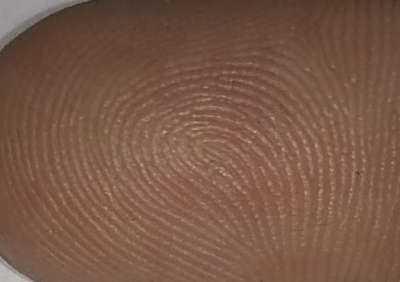
%> input picture niREP.png, 400 x 282 px
$ octave Main.m   (GNU Octave 9; MATLAB toolbox functions it lacks are replaced by stand-ins)
%> lines starting %> are read from the running program, lines starting %| are printed output that depends on the picture; in (x1, y1, x2, y2) boxes, pixels count from 0 and x2, y2 are one past the last pixel; in counts of white or black regions, pixels touching at a corner belong together; the program's own positions count from 1
clc;
clear all;
close all;
disp('Process start....');

% Image Reading (Fixed File Path)
FilePath = 'E:\Blood Group Detection using Fingerprint\Blood Group Detection\niREP.png';
disp('The Image File Location is:');
disp(FilePath);
[DataImg, map] = imread(FilePath);
%> DataImg is the input picture: size 282x400x3 uint8; mean R, G, B 121.6, 87.7, 72.1
%> map = []
figure, imshow(DataImg, map);
title('Original Image');

% Calculating Height and Width of the Image
[ImH, ImW, Cdata] = size(DataImg);
%> ImH = 282; ImW = 400; Cdata = 3
if (Cdata == 3)
    DataImg = rgb2gray(DataImg);  % Fixed rgb2gray function
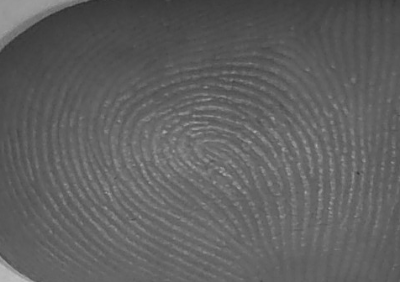
%> DataImg: size 282x400 uint8; min 45, max 191, mean 96.1
end
disp('Height:');
disp(ImH);
%| 282
disp('Width:');
disp(ImW);
%| 400

% Image Preprocessing Stage
I = DataImg;

% Canny Edge Detection
[~, threshold] = edge(I, 'canny');
%> threshold = [0.0633 0.158]
fudgeFactor = 0.5;
Cedge = edge(I, 'Canny', threshold * fudgeFactor);
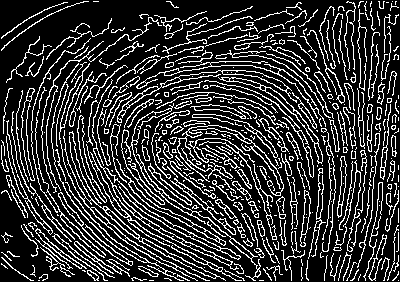
%> Cedge: size 282x400 logical; 21.2% white in thin lines or dots
figure, imshow(Cedge);
title('Edge Detection (Canny)');

% Dilation
se90 = strel('line', 3, 90);
se0 = strel('line', 3, 0);
Cedgedil = imdilate(Cedge, [se90 se0]);
%> Cedgedil: size 282x400 logical; 66.8% white; 1227 black regions (1044 under 20 px), largest, box (x1, y1, x2, y2) and area: (0, 0, 353, 141) 8610, (0, 193, 93, 282) 2217, (361, 0, 400, 144) 1346
figure, imshow(Cedgedil);
title('Dilated Edge Mask');

% Filling Holes
Cedgefill = imfill(Cedgedil, 'holes');
%> Cedgefill: size 282x400 logical; 85.7% white; 57 black regions (36 under 20 px), largest, box (x1, y1, x2, y2) and area: (0, 0, 353, 141) 8173, (0, 193, 93, 282) 2210, (0, 0, 82, 48) 1317
figure, imshow(Cedgefill);
title('Dilated Edge with Filled Holes');

% Extracting the Largest Connected Component
B = strel('square', 15);
A = Cedgefill;
CC = bwconncomp(A);
%> CC = 10 connected components
numPixels = cellfun(@numel, CC.PixelIdxList);
%> numPixels = [308 404 95018 104 403 87 24 65 221 21]
[biggest, idx] = max(numPixels);
%> biggest = 95018; idx = 3
I(CC.PixelIdxList{idx}) = 0;
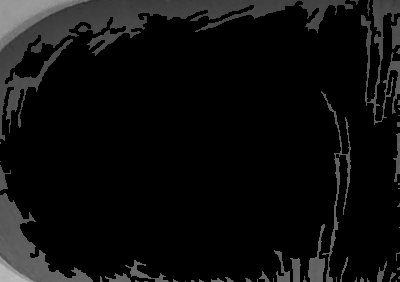
%> I: size 282x400 uint8; min 0, max 191, mean 13.7

% Thresholding
Dfinal = zeros(ImH, ImW);
for i = 1:ImH
    for j = 1:ImW
        if (I(i, j) == 0)
            Dfinal(i, j) = DataImg(i, j);
        else
            Dfinal(i, j) = 0;
        end
    end
end

figure, imshow(uint8(Dfinal));
title('Largest Connected Component');

% Labeling Connected Components
[Ilabel, num] = bwlabel(Dfinal);
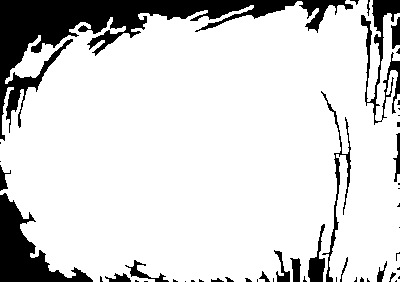
%> Ilabel: size 282x400 double; values 0 (black) and 1 (white), 84.2% white; 50 black regions (31 under 20 px)
%> num = 1
Iprops = regionprops(Ilabel, 'BoundingBox');
%> Iprops = 1 region; box (x1, y1, x2, y2): (0, 0, 400, 282)
Ibox = Iprops.BoundingBox;
%> Ibox = [0.5 0.5 400 282]
Icrop = imcrop(DataImg, Ibox);
Icropsize = imresize(Icrop, [ImH, ImW]);
figure, imshow(uint8(Icropsize));
title('Cropped and Resized Image');

% Noise Reduction
FilteredImg = medfilt2(Icropsize);
figure, imshow(uint8(FilteredImg));
title('After Median Filtering');

% Histogram Equalization
EnhancedImg = histeq(FilteredImg);
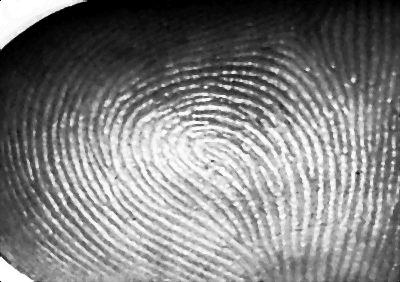
%> EnhancedImg: size 282x400 uint8; min 0, max 255, mean 128.3
figure, imshow(uint8(EnhancedImg));
title('After Histogram Equalization');

% ========= Coherence Computation =========
M = 3;
R = M - 1;
Input_Im = double(EnhancedImg);
row_max = size(Input_Im, 1) - M + 1;
%> row_max = 280
col_max = size(Input_Im, 2) - M + 1;
%> col_max = 398
Data_Im = zeros(row_max + R, col_max + R);

for i = 1:row_max
    for j = 1:col_max
        % Contrast Saliency Measure
        A = Input_Im(i:i+M-1, j:j+M-1);
        [U, W, V] = svd(A);
        w1 = W(1,1);
        w2 = W(2,2);
        w3 = W(3,3);
        C = w1 - (w2 * w3);
        Data_Im(i, j) = C;
    end
end

figure, imshow(uint8(Data_Im));
title('Coherence Computation');

% ========= Local Coherence Pattern (LCP) =========
C = round(M / 2);
Coh_Im = double(Data_Im);
LCP_Im = zeros(row_max, col_max);

for i = 1:row_max
    for j = 1:col_max
        % LCP Calculation
        Al = Coh_Im(i:i+M-1, j:j+M-1);
        Cdata = Al(C,C);
        Cdata1 = Al(1,2);
        Cdata2 = Al(1,3);
        Cdata3 = Al(2,3);
        Cdata4 = Al(3,3);
        Cdata5 = Al(3,2);
        Cdata6 = Al(3,1);
        Cdata7 = Al(2,1);
        Cdata8 = Al(1,1);

        B1 = Cdata > Cdata1;
        B2 = Cdata > Cdata2;
        B3 = Cdata > Cdata3;
        B4 = Cdata > Cdata4;
        B5 = Cdata > Cdata5;
        B6 = Cdata > Cdata6;
        B7 = Cdata > Cdata7;
        B8 = Cdata > Cdata8;

        LCP_Im(i, j) = B1 + B2 * 2 + B3 * 4 + B4 * 8 + B5 * 16 + B6 * 32 + B7 * 64 + B8 * 128;
    end
end
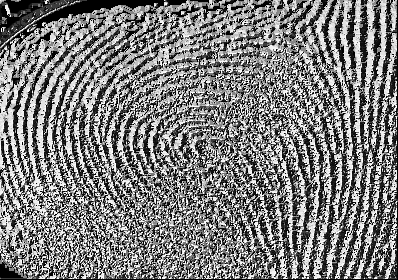
%> LCP_Im: size 280x398 double; min 0, max 255, mean 125.4

figure, imshow(uint8(LCP_Im));
title('Local Coherence Pattern');

% Histogram Calculation
bins = 2^8;
histLCP_Im = hist(LCP_Im(:), 0:(bins-1));
%> histLCP_Im = 256 values, max 8428 at index 1, min 1 at index 171, mean 435.3
figure, stem(histLCP_Im);
title('Feature Vector - LBP');
xlabel('No. of Features');
ylabel('Feature Vector');
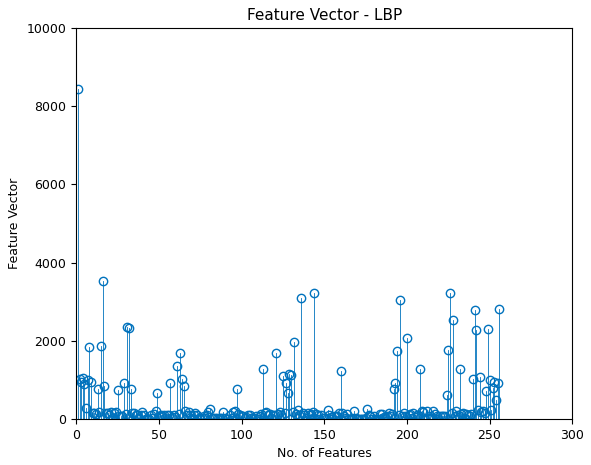
%> figure redrawn from the program's plot data; highest point at x = 1, y = 8428
